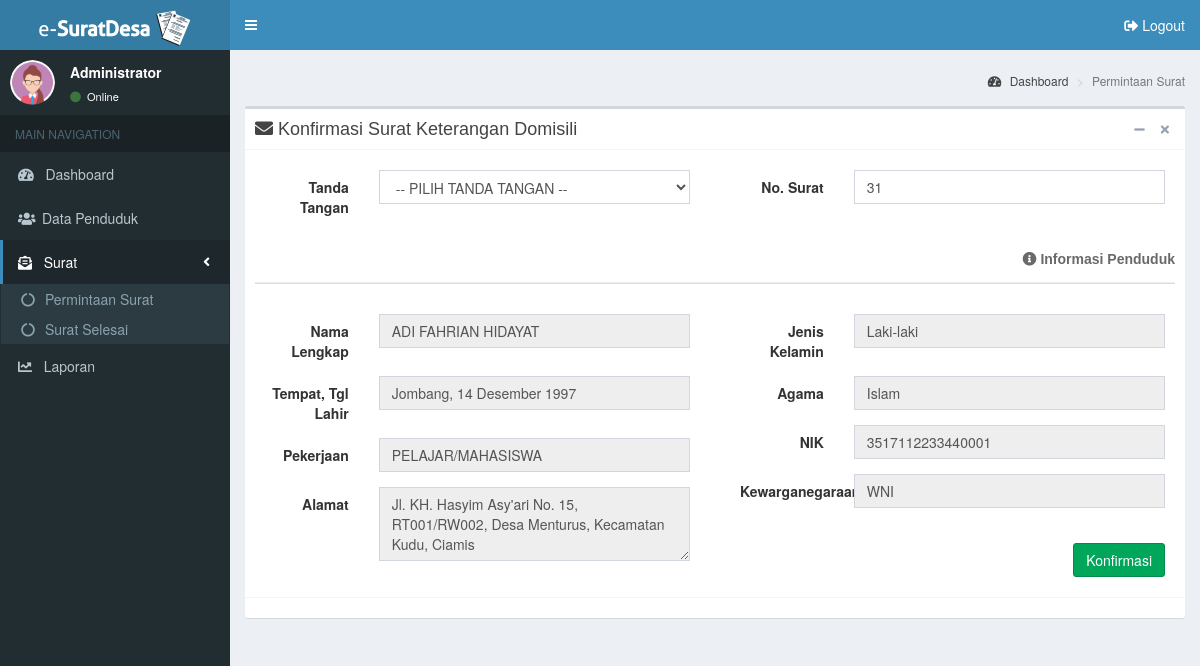
The app's page /admin/surat/permintaan_surat/konfirmasi/surat_keterangan_domisili/index.php?id=7 (signed in) with its own data.
### tables this page shows
CREATE TABLE `surat_keterangan_domisili` (
  `id_skd` int(11) NOT NULL,
  `jenis_surat` varchar(50) NOT NULL,
  `no_surat` varchar(20) DEFAULT NULL,
  `nik` varchar(20) NOT NULL,
  `tanggal_surat` datetime NOT NULL DEFAULT current_timestamp(),
  `id_pejabat_desa` int(11) DEFAULT NULL,
  `status_surat` varchar(15) NOT NULL,
  `id_profil_desa` int(11) DEFAULT NULL
);

CREATE TABLE `penduduk` (
  `id_penduduk` int(11) NOT NULL,
  `nik` varchar(20) NOT NULL,
  `nama` varchar(100) NOT NULL,
  `tempat_lahir` varchar(50) NOT NULL,
  `tgl_lahir` date NOT NULL,
  `jenis_kelamin` varchar(10) NOT NULL,
  `agama` varchar(15) NOT NULL,
  `jalan` varchar(100) NOT NULL,
  `dusun` varchar(50) NOT NULL,
  `rt` varchar(5) NOT NULL,
  `rw` varchar(5) NOT NULL,
  `desa` varchar(50) NOT NULL,
  `kecamatan` varchar(50) NOT NULL,
  `kabupaten` varchar(50) NOT NULL,
  `no_kk` varchar(20) NOT NULL,
  `pend_kk` varchar(20) NOT NULL,
  `pend_terakhir` varchar(20) NOT NULL,
  `pekerjaan` varchar(50) NOT NULL,
  `status_perkawinan` varchar(20) NOT NULL,
  `status_dlm_keluarga` varchar(20) NOT NULL,
  `kewarganegaraan` varchar(5) NOT NULL,
  `nama_ayah` varchar(50) NOT NULL,
  `nama_ibu` varchar(50) NOT NULL
);

### admin/surat/permintaan_surat/konfirmasi/surat_keterangan_domisili/index.php (the view, shortened to what this page needs)
<?php
  include ('../../../../../config/koneksi.php');
  include ('../part/header.php');
  $id = $_GET['id'];
  $qCek = mysqli_query($connect,"SELECT penduduk.*, surat_keterangan_domisili.* FROM penduduk LEFT JOIN surat_keterangan_domisili ON surat_keterangan_domisili.nik = penduduk.nik WHERE surat_keterangan_domisili.id_skd='$id'");
  while($row = mysqli_fetch_array($qCek)){
?>
<aside class="main-sidebar">
  <section class="sidebar">
    <div class="user-panel">
      <div class="pull-left image">
        <?php
          if(isset($_SESSION['lvl']) && ($_SESSION['lvl'] == 'Administrator')){
            echo '<img src="../../../../../assets/img/ava-admin-female.png" class="img-circle" alt="User Image">';
          }else if(isset($_SESSION['lvl']) && ($_SESSION['lvl'] == 'Kepala Desa')){
            echo '<img src="../../../../../assets/img/ava-kades.png" class="img-circle" alt="User Image">';
          }
        ?>
      </div>
      <div class="pull-left info">
        <p><?php echo $_SESSION['lvl']; ?></p>
        <a href="#"><i class="fa fa-circle text-success"></i> Online</a>
      </div>
    </div>
    <ul class="sidebar-menu" data-widget="tree">
      <li class="header">MAIN NAVIGATION</li>
      <li>
        <a href="../../../../dashboard/">
          <i class="fas fa-tachometer-alt"></i> <span>&nbsp;&nbsp;Dashboard</span>
        </a>
      </li>
      <li>
        <a href="../../../../penduduk/">
          <i class="fa fa-users"></i><span>&nbsp;Data Penduduk</span>
        </a>
      </li>
      <li class="active treeview">
        <a href="#">
          <i class="fas fa-envelope-open-text"></i> <span>&nbsp;&nbsp;Surat</span>
          <span class="pull-right-container"><i class="fa fa-angle-left pull-right"></i></span>
        </a>
        <ul class="treeview-menu">
          <li>
            <a href="../../../permintaan_surat/">
              <i class="fa fa-circle-notch"></i> Permintaan Surat
            </a>
          </li>
          <li>
            <a href="../../../surat_selesai/"><i class="fa fa-circle-notch"></i> Surat Selesai
            </a>
          </li>
        </ul>
      </li>
      <li>
        <a href="../../../../laporan/">
          <i class="fas fa-chart-line"></i> <span>&nbsp;&nbsp;Laporan</span>
        </a>
      </li>
    </ul>
  </section>
</aside>
<div class="content-wrapper">
  <section class="content-header">
    <h1>&nbsp;</h1>
    <ol class="breadcrumb">
      <li><a href="../../../../dashboard/"><i class="fa fa-tachometer-alt"></i> Dashboard</a></li>
      <li class="active">Permintaan Surat</li>
    </ol>
  </section>
  <section class="content">
    <div class="row">
      <div class="col-md-12">
        <div class="box box-default">
          <div class="box-header with-border">
            <h2 class="box-title"><i class="fas fa-envelope"></i> Konfirmasi Surat Keterangan Domisili</h2>
            <div class="box-tools pull-right">
              <button type="button" class="btn btn-box-tool" data-widget="collapse"><i class="fa fa-minus"></i></button>
              <button type="button" class="btn btn-box-tool" data-widget="remove"><i class="fa fa-remove"></i></button>
            </div>
          </div>
          <div class="box-body">
            <form class="form-horizontal" method="post" action="update-konfirmasi.php">
              <div class="row">
                <div class="col-md-6">
                  <div class="box-body">
                    <div class="form-group">
                      <label class="col-sm-3 control-label">Tanda Tangan</label>
                      <div class="col-sm-9">
                        <select name="ft_tangan" class="form-control" style="text-transform: uppercase;" required>
                          <option value="">-- Pilih Tanda Tangan --</option>
                        </select>
                      </div>
                    </div>
                  </div>
                </div>
                <div class="col-md-6">
                  <div class="box-body">
                    <div class="form-group">
                      <label class="col-sm-3 control-label">No. Surat</label>
                      <div class="col-sm-9">
                        <input type="text" name="fno_surat" value="<?php echo $row['no_surat']; ?>" class="form-control" placeholder="Masukkan No. Surat" required>
                      </div>
                    </div>
                  </div>
                </div>
              </div>
              <h5 class="box-title pull-right" style="color: #696969;"><i class="fas fa-info-circle"></i> <b>Informasi Penduduk</b></h5>
              <br><hr style="border-bottom: 1px solid #DCDCDC;">
              <div class="row">
                <div class="col-md-6">
                  <div class="box-body">
                    <div class="form-group">
                      <label class="col-sm-3 control-label">Nama Lengkap</label>
                      <div class="col-sm-9">
                        <input type="text" name="fnama" style="text-transform: uppercase;" value="<?php echo $row['nama']; ?>" class="form-control" readonly>
                      </div>
                    </div>
                    <?php
                      $tgl_lhr = date($row['tgl_lahir']);
                      $tgl = date('d ', strtotime($tgl_lhr));
                      $bln = date('F', strtotime($tgl_lhr));
                      $thn = date(' Y', strtotime($tgl_lhr));
                      $blnIndo = array(
                          'January' => 'Januari',
                          'February' => 'Februari',
                          'March' => 'Maret',
                          'April' => 'April',
                          'May' => 'Mei',
                          'June' => 'Juni',
                          'July' => 'Juli',
                          'August' => 'Agustus',
                          'September' => 'September',
                          'October' => 'Oktober',
                          'November' => 'November',
                          'December' => 'Desember'
                      );
                    ?>
                    <div class="form-group">
                      <label class="col-sm-3 control-label">Tempat, Tgl Lahir</label>
                      <div class="col-sm-9">
                        <input type="text" name="ft_lahir" style="text-transform: capitalize;" value="<?php echo $row['tempat_lahir'] . ", " . $tgl . $blnIndo[$bln] . $thn; ?>" class="form-control" readonly>
                      </div>
                    </div>
                    <div class="form-group">
                      <label class="col-sm-3 control-label">Pekerjaan</label>
                      <div class="col-sm-9">
                        <input type="text" name="fpekerjaan" style="text-transform: capitalize;" value="<?php echo $row['pekerjaan']; ?>" class="form-control" readonly>
                      </div>
                    </div>
                    <div class="form-group">
                      <label class="col-sm-3 control-label">Alamat</label>
                      <div class="col-sm-9">
                        <textarea rows="3" name="falamat" class="form-control" style="text-transform: capitalize;" readonly><?php echo $row['jalan'] . ", RT" . $row['rt'] . "/RW" . $row['rw'] . ", Desa " . $row['desa'] . ", Kecamatan " . $row['kecamatan'] . ", " . $row['kabupaten']; ?></textarea>
                      </div>
                    </div>
                  </div>
                </div>
                <div class="col-md-6">
                  <div class="box-body">
                    <div class="form-group">
                      <label class="col-sm-3 control-label">Jenis Kelamin</label>
                      <div class="col-sm-9">
                        <input type="text" name="fj_kelamin" value="<?php echo $row['jenis_kelamin']; ?>" class="form-control" readonly>
                      </div>
                    </div>
                    <div class="form-group">
                      <label class="col-sm-3 control-label">Agama</label>
                      <div class="col-sm-9">
                        <input type="text" name="fagama" style="text-transform: capitalize;" value="<?php echo $row['agama']; ?>" class="form-control" readonly>
                      </div>
                    </div>
                    <div class="form-group">
                      <label class="col-sm-3 control-label">NIK</label>
                      <div class="col-sm-9">
                        <input type="text" name="fnik" value="<?php echo $row['nik']; ?>" class="form-control" readonly>
                      </div>
                    </div>
                    <div class="form-group">
                      <label class="col-sm-3 control-label">Kewarganegaraan</label>
                      <div class="col-sm-9">
                        <input type="text" name="fkewarganegaraan" style="text-transform: uppercase;" value="<?php echo $row['kewarganegaraan']; ?>" class="form-control" readonly>
                      </div>
                    </div>
                  </div>
                </div>
                <div class="col-md-6">
                  <div class="box-body pull-right">
                    <input type="submit" name="submit" class="btn btn-success" value="Konfirmasi">
                  </div>
                </div>
              </div>
            </form>
          </div>
          <div class="box-footer">
          </div>
        </div>
      </div>
    </div>
  </section>
</div>
<?php
  }
  include ('../part/footer.php');
?>

### records on screen
surat_keterangan_domisili: fno_surat "31", fnama "Adi Fahrian Hidayat", ft_lahir "jombang, 14 Desember 1997", fpekerjaan "PELAJAR/MAHASISWA", falamat "jl. KH. hasyim asy'ari no. 15, RT001/RW002, Desa menturus, Kecamatan kudu, Ciamis", fj_kelamin "Laki-laki", fagama "Islam", fnik "3517112233440001", fkewarganegaraan "WNI"
